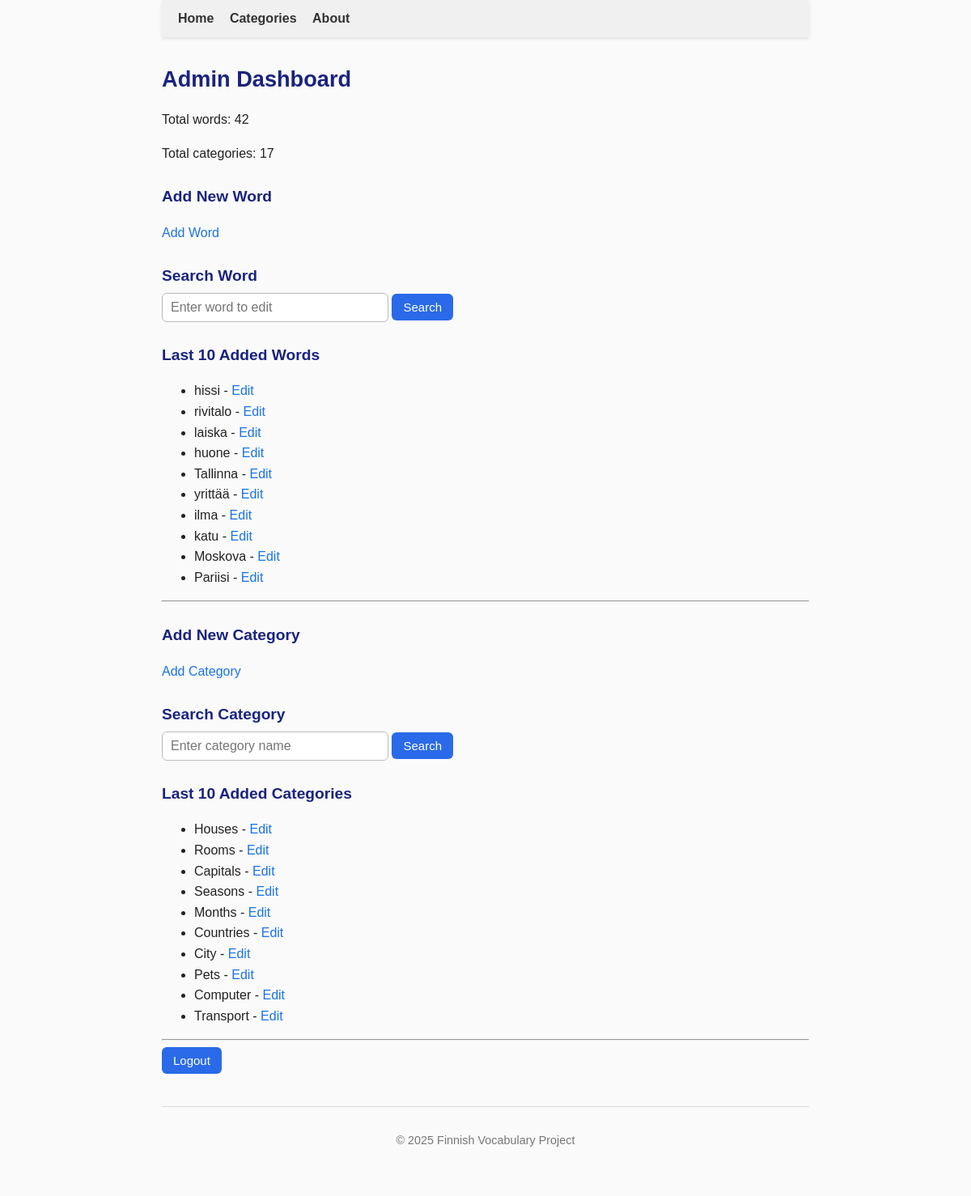
The app's page /admin (signed in), older data.
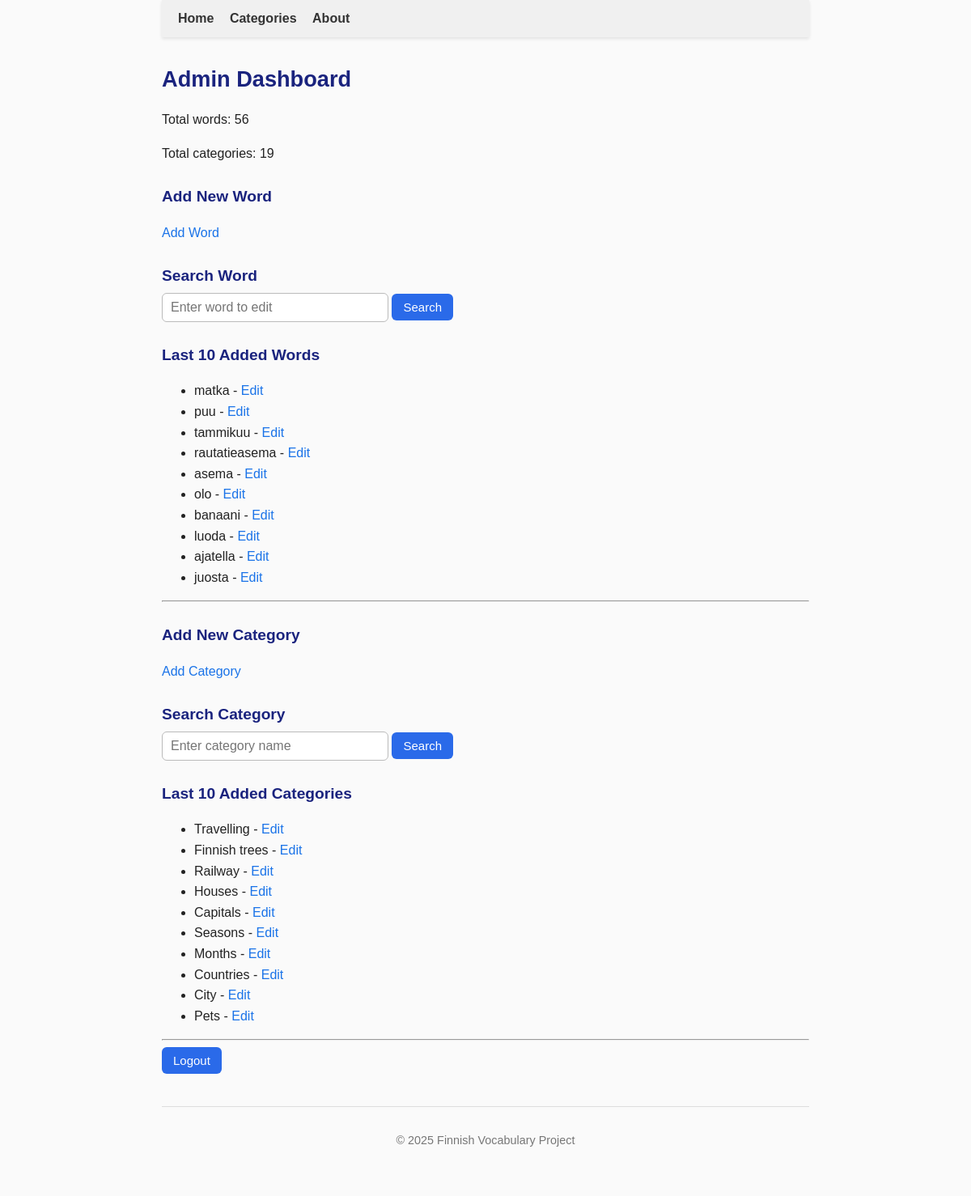
The same page, newer data.
### tables this page shows
CREATE TABLE words (
        id INTEGER PRIMARY KEY,
        word TEXT UNIQUE NOT NULL,
        pos_id INTEGER REFERENCES parts_of_speech(id)
    , created_at TEXT, updated_at TEXT, language_code TEXT DEFAULT 'fi');

CREATE TABLE categories (
    id INTEGER PRIMARY KEY,
    name TEXT NOT NULL UNIQUE,
    parent_id INTEGER REFERENCES categories(id)
, description TEXT);

### app.py (the view)
@app.route("/admin")
@admin_required
def admin_dashboard():
    conn = sqlite3.connect("finnish.db")
    conn.row_factory = sqlite3.Row
    cur = conn.cursor()
    cur.execute("SELECT COUNT(*) as count FROM words")
    total_words = cur.fetchone()["count"]
    cur.execute("SELECT COUNT(*) as count FROM categories")
    total_categories = cur.fetchone()["count"]
    cur.execute("SELECT word, id FROM words ORDER BY id DESC LIMIT 10")
    recent_words = cur.fetchall()
    cur.execute("SELECT name, id FROM categories ORDER BY id DESC LIMIT 10")
    recent_categories = cur.fetchall()
    conn.close()
    return render_template(
        "admin_dashboard.html",
        total_words=total_words,
        total_categories=total_categories,
        recent_words=recent_words,
        recent_categories=recent_categories
    )

### app.py (called while the page is built)
def admin_required(f):
    @wraps(f)
    def decorated_function(*args, **kwargs):
        if not session.get('admin_logged_in'):
            flash("Admin login required.", "warning")
            return redirect(url_for('login'))
        return f(*args, **kwargs)
    return decorated_function

### templates/admin_dashboard.html
{% extends "base.html" %}
{% block content %}
<h2>Admin Dashboard</h2>
<div class="admin-summary">
    <p>Total words: {{ total_words }}</p>
    <p>Total categories: {{ total_categories }}</p>
</div>
<h4>Add New Word</h4>
<p>
    <a href="{{ url_for('admin_add_word') }}" class="admin-btn">Add Word</a>
</p>
<h4>Search Word</h4>
<form method="get" action="{{ url_for('admin_edit_word_search') }}">
    <input type="text" name="word_query" placeholder="Enter word to edit" class="admin-input" required>
    <button type="submit" class="admin-btn">Search</button>
</form>
<h4>Last 10 Added Words</h4>
<ul>
    {% for w in recent_words %}
        <li>
            {{ w['word'] }} -
            <a href="{{ url_for('admin_edit_word', word_id=w['id']) }}">Edit</a>
        </li>
    {% endfor %}
</ul>
<hr>
<h4>Add New Category</h4>
<p>
    <a href="{{ url_for('admin_add_category') }}" class="admin-btn">Add Category</a>
</p>
<h4>Search Category</h4>
<form method="get" action="{{ url_for('admin_search_category') }}">
    <input type="text" name="query" placeholder="Enter category name" class="admin-input">
    <button type="submit" class="admin-btn">Search</button>
</form>
<h4>Last 10 Added Categories</h4>
<ul>
    {% for c in recent_categories %}
        <li>
            {{ c['name'] }} -
            <a href="{{ url_for('admin_edit_category', category_id=c['id']) }}">Edit</a>
        </li>
    {% endfor %}
</ul>
<hr>
<form method="get" action="{{ url_for('logout') }}">
    <button type="submit" class="admin-btn">Logout</button>
</form>
{% endblock %}

Row changes from the older to the newer data that the page shows:
removed words: word "hissi"
no longer on this page (row unchanged): words: word "rivitalo"
no longer on this page (row unchanged): words: word "laiska"
no longer on this page (row unchanged): words: word "huone"
no longer on this page (row unchanged): words: word "Tallinna"
no longer on this page (row unchanged): words: word "yrittää"
no longer on this page (row unchanged): words: word "ilma"
no longer on this page (row unchanged): words: word "katu"
no longer on this page (row unchanged): words: word "Moskova"
no longer on this page (row unchanged): words: word "Pariisi"
removed categories: name "Rooms"
no longer on this page (row unchanged): categories: name "Computer"
no longer on this page (row unchanged): categories: name "Transport"
added words: word "matka"
added words: word "puu"
added words: word "tammikuu"
added words: word "rautatieasema"
added words: word "asema"
added words: word "olo"
added words: word "banaani"
added words: word "luoda"
added words: word "ajatella"
added words: word "juosta"
added categories: name "Travelling"
added categories: name "Finnish trees"
added categories: name "Railway"
Text that changed along with them:
{{ total_words }}: "42" → "56"
{{ total_categories }}: "17" → "19"
